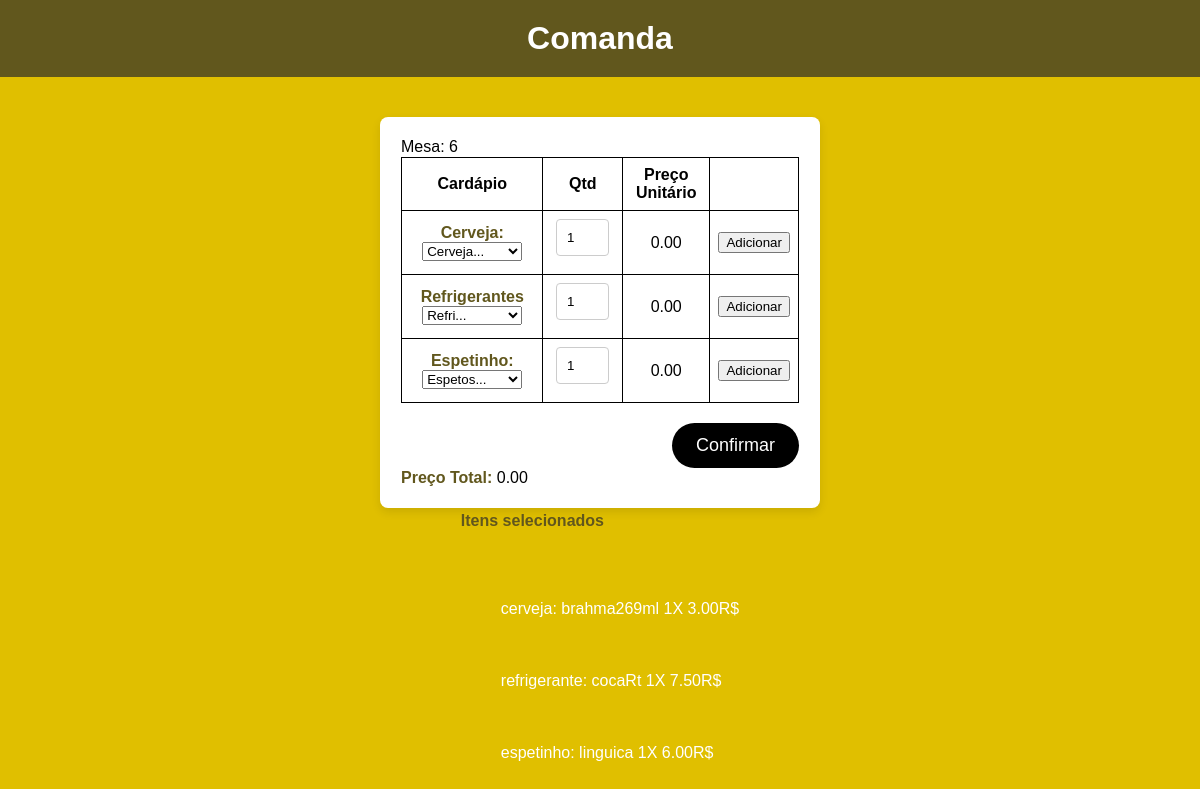
The page /pedido/4 on the database its author committed.
### comanda/models.py (models this page shows, shortened)
class Comanda(models.Model):
    mesa = models.IntegerField()
    cerveja = models.CharField(max_length=20, null=True)
    refrigerante = models.CharField(max_length=20, null=True)
    espetinho = models.CharField(max_length=20, null=True)
    cervejaQtd = models.IntegerField(null=True)
    refrigeranteQtd = models.IntegerField(null=True)
    espetinhoQtd = models.IntegerField(null=True)
    cervejaPrecoTotal = models.DecimalField(max_digits=10, decimal_places=2, null=True)
    refrigerantePrecoTotal = models.DecimalField(
        max_digits=10, decimal_places=2, null=True
    )
    espetinhoPrecoTotal = models.DecimalField(
        max_digits=10, decimal_places=2, null=True
    )
    precoTotal = models.DecimalField(max_digits=10, decimal_places=2, null=True)
    listaItensSelecionados = models.JSONField(null=True)

### comanda/views.py (the view)
# urls.py: path("pedido/<int:id>", views.pedido, name="pedido"),
def pedido(request, id):
    comanda = get_object_or_404(Comanda, id=id)
    if request.method == "GET":
        return render(request, "pedidoCliente.html", {"comanda": comanda})

### comanda/templates/pedidoCliente.html (shortened to what this page needs)
{% load static %}
<!DOCTYPE html>
<html lang="pt-br">
<head>
    <link rel="stylesheet" href="{% static 'comanda.css' %}">
</head>
<body>
    <header>
        <h1>Comanda</h1>
    </header>
    <main>
        <form action=" {% url 'comanda' %}" method="POST" autocomplete="off"> {% csrf_token %}
            <fieldset>
                Mesa: {{comanda.mesa}}
            </fieldset>
            <fieldset>
                <table>
                    <thead>
                        <tr>
                            <th>Cardápio</th>
                            <th>Qtd</th>
                            <th>Preço Unitário</th>
                            <th></th>
                        </tr>
                    </thead>
                    <tbody>
                        <tr>
                            <td>
                                <label for="inputCervejas">Cerveja:</label>
                                <select id="inputCervejas" class="form-select" name="cerveja"
                                    onchange="atualizarPreco('cerveja');">
                                    <option selected disabled>Cerveja...</option>
                                </select>
                            </td>
                            <td>
                                <input type="number" name="qtdCerveja" id="qtdCerveja" min="0" value="1">
                            </td>
                            <td>
                                <output id="precoCervejaOutput">0.00</output>
                            </td>
                            <td>
                                <input type="button" value="Adicionar" onclick="adicionarItem('cerveja');">
                            </td>
                        </tr>
                        <tr>
                            <td>
                                <label for="refrigerantes">Refrigerantes</label>
                                <select name="refrigerantes" id="inputRefrigerantes"
                                    onchange="atualizarPreco('refrigerante');">
                                    <option selected disabled>Refri...</option>
                                </select>
                            </td>
                            <td>
                                <input type="number" name="qtdRefrigerante" id="qtdRefrigerante" min="0" value="1">
                            </td>
                            <td>
                                <output id="precoRefrigeranteOutput">0.00</output>
                            </td>
                            <td>
                                <input type="button" value="Adicionar" onclick="adicionarItem('refrigerante');">
                            </td>
                        </tr>
                        <tr>
                            <td>
                                <label for="espetinhos">Espetinho:</label>
                                <select name="espetinhos" id="inputEspetinhos" onchange="atualizarPreco('espetinho');">
                                    <option selected disabled>Espetos...</option>
                                </select>
                            </td>
                            <td>
                                <input type="number" name="qtdEspetinho" id="qtdEspetinho" min="0" value="1">
                            </td>
                            <td>
                                <output id="precoEspetinhoOutput">0.00</output>
                            </td>
                            <td>
                                <input type="button" value="Adicionar" onclick="adicionarItem('espetinho');">
                            </td>
                        </tr>
                    </tbody>
                </table>
                <input id="enviar-pedido" type="submit" value="Confirmar">
            </fieldset>
            <fieldset>
                <label for="precoTotal">Preço Total:</label>
                <output id="precoTotalOutput">0.00</output>
            </fieldset>
        </form>
        <fieldset>
            <label for="itensSelecionados">Itens selecionados</label>
            <output id="itensSelecionados">
                <ul>
                    {% for item in comanda.listaItensSelecionados %}
                        {{item.produto}}: {{item.sabor}} {{item.quantidade}}X {{item.precoTotalQtd}}R$
                    {% endfor %}
                </ul>
            </output>
        </fieldset>
    </main>
</body>
</html>

### templates/static/comanda.css (style rules this page uses)
body, html { padding: 0; margin: 0; width: 100%; font-family: Arial, sans-serif; }
body { background-color: #E0BF00; }
header { text-align: center; background-color: #61571D; color: white; padding: 20px 0; margin-bottom: 20px; }
h1 { margin: 0; font-size: 32px; }
main { display: flex; justify-content: center; align-items: center; flex-direction: column; padding: 20px; }
form { background-color: #fff; border-radius: 8px; box-shadow: 0 4px 10px rgba(0, 0, 0, 0.1); padding: 20px; width: 80%; max-width: 400px; max-height: 100vh; overflow-y: auto; }
fieldset { border: none; padding: 0; margin: 1px; }
table { border-collapse: collapse; width: 100%; }
th, td { border: 1px solid black; padding: 8px; text-align: center; }
select { width: 100px; }
input[type="number"] { width: 65%; width: 50%; padding: 10px; border: 1px solid #ccc; border-radius: 4px; margin-bottom: 10px; }
#enviar-pedido { display: block; border: none; background-color: #000; color: #fff; border-radius: 24px; text-align: center; padding: 12px 24px; margin-top: 20px; font-size: 18px; cursor: pointer; transition: background-color 0.2s ease; float: right; }
label { font-size: 16px; font-weight: bold; color: #61571D; }

### rows shown on the page
Comanda: mesa "6", produto "cerveja", sabor "brahma269ml", quantidade "1", precoTotalQtd "3.00", produto "refrigerante", sabor "cocaRt", precoTotalQtd "7.50", produto "espetinho", sabor "linguica", precoTotalQtd "6.00"
